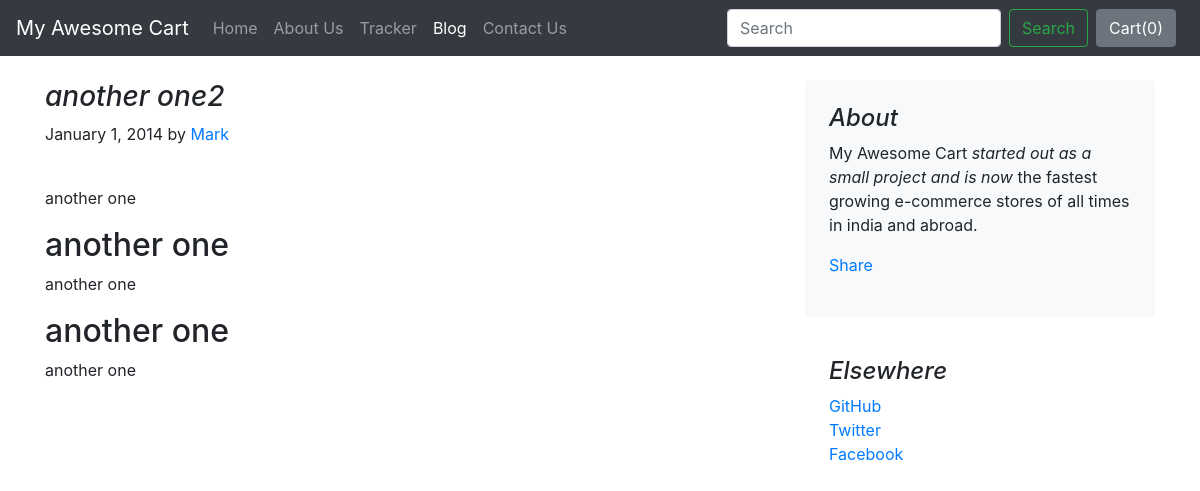
The app's page /blog/blogpost/2, older data.
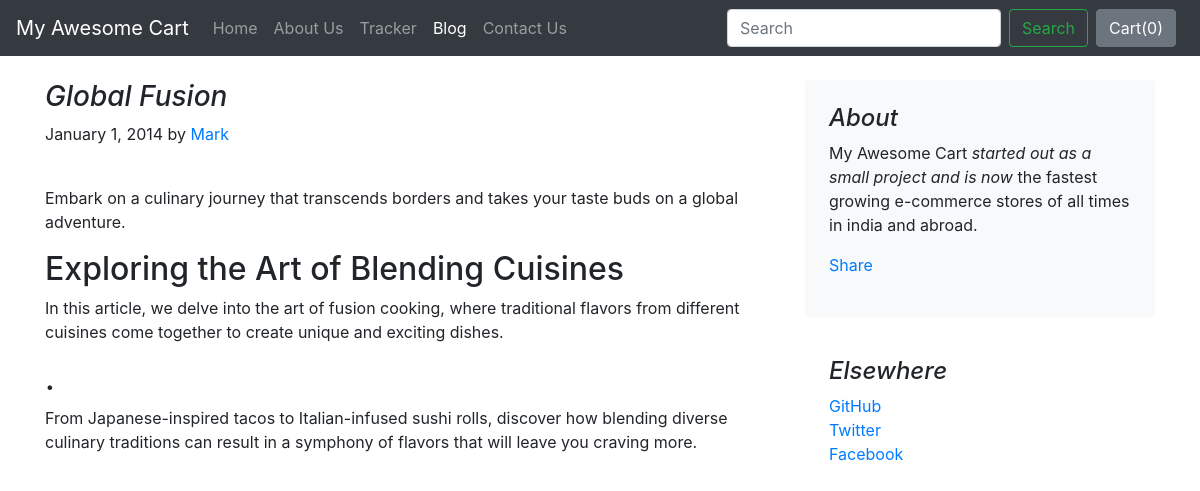
The same page, newer data.
### blog/models.py (models this page shows)
class Blogpost(models.Model):
    post_id = models.AutoField(primary_key=True)
    title = models.CharField(max_length=50)
    head0 = models.CharField(max_length=500, default="")
    chead0 = models.CharField(max_length=5000, default="")
    head1 = models.CharField(max_length=500, default="")
    chead1 = models.CharField(max_length=5000, default="")
    head2 = models.CharField(max_length=500, default="")
    chead2 = models.CharField(max_length=5000, default="")
    pub_date = models.DateField()
    thumbnail = models.ImageField(upload_to='shop/images', default="")
    def __str__(self):
        return str(self.title)

### blog/views.py (the view)
# urls.py: path("blogpost/<int:id>", views.blogpost, name="blogHome")
def blogpost(request, id):
    post = Blogpost.objects.filter(post_id = id)[0]
    print(post)
    return render(request, 'blog/blogpost.html',
                  {'post':post})

### blog/templates/blog/blogpost.html (shortened to what this page needs)
{% extends 'blog/basic.html' %}
{% block body %}
<div class="container">
    <div class="row mt-4">
        <div class="col-md-8 blog-main">
            <h3 class="font-italic">
                {{post.title}}
            </h3>
            <div class="blog-post">
                <p class="blog-post-meta">January 1, 2014 by <a href="#">Mark</a></p>
                <div class="fb-like" data-href="http://127.0.0.1:8000/blog/blogpost/{{post.post_id}}" data-layout="standard" data-action="like" data-size="large" data-show-faces="false" data-share="true"></div><br>
                <p>{{post.chead0}}</p>
                <h2>{{post.head1}}</h2>
                <p>{{post.chead1}}</p>
                <h2>{{post.head2}}</h2>
                <p>{{post.chead2}}</p>
            </div>
        </div>
        <aside class="col-md-4 blog-sidebar">
            <div class="p-4 mb-3 bg-light rounded">
                <h4 class="font-italic">About</h4>
                <p class="mb-0">My Awesome Cart <em>started out as a small project and is now</em> the fastest growing e-commerce stores of all times in india and abroad.</p>
                <div class="my-3 fb-share-button" data-href="http://127.0.0.1:8000/blog/blogpost/{{post.post_id}}" data-layout="button_count" data-size="large"><a target="_blank" href="https://www.facebook.com/sharer/sharer.php?u=http%3A%2F%2F127.0.0.1%3A8000%2Fblog%2Fblogpost%2F4&amp;src=sdkpreparse" class="fb-xfbml-parse-ignore">Share</a></div>
            </div>
            <div class="p-4">
                <h4 class="font-italic">Elsewhere</h4>
                <ol class="list-unstyled">
                    <li><a href="#">GitHub</a></li>
                    <li><a href="#">Twitter</a></li>
                    <li><a href="#">Facebook</a></li>
                </ol>
            </div>
        </aside>
    </div>
</div>
{% endblock %}

Row changes from the older to the newer data that the page shows:
changed Blogpost: title "another one2" → "Global Fusion"; chead0 "another one" → "Embark on a culinary journey that transcends borders and takes your taste buds on a global adventure."; head1 "another one" → "Exploring the Art of Blending Cuisines"; chead1 "another one" → "In this article, we delve into the art of fusion cooking, where traditional flavors from different cuisines come together to create unique and exciting dishes."; head2 "another one" → "."; chead2 "another one" → "From Japanese-inspired tacos to Italian-infused sushi rolls, discover how blending diverse culinary traditions can result in a symphony of flavors that will leave you craving more."
